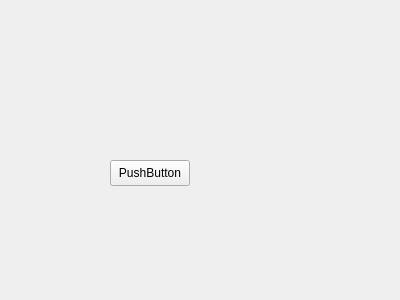
<?xml version="1.0" encoding="UTF-8"?>
<ui version="4.0">
 <class>Widget</class>
 <widget class="QWidget" name="Widget">
  <property name="geometry">
   <rect>
    <x>0</x>
    <y>0</y>
    <width>400</width>
    <height>300</height>
   </rect>
  </property>
  <property name="windowTitle">
   <string>Widget</string>
  </property>
  <widget class="QPushButton" name="pushButton">
   <property name="geometry">
    <rect>
     <x>110</x>
     <y>160</y>
     <width>80</width>
     <height>26</height>
    </rect>
   </property>
   <property name="text">
    <string>PushButton</string>
   </property>
  </widget>
 </widget>
 <layoutdefault spacing="6" margin="11"/>
 <resources/>
 <connections/>
</ui>
